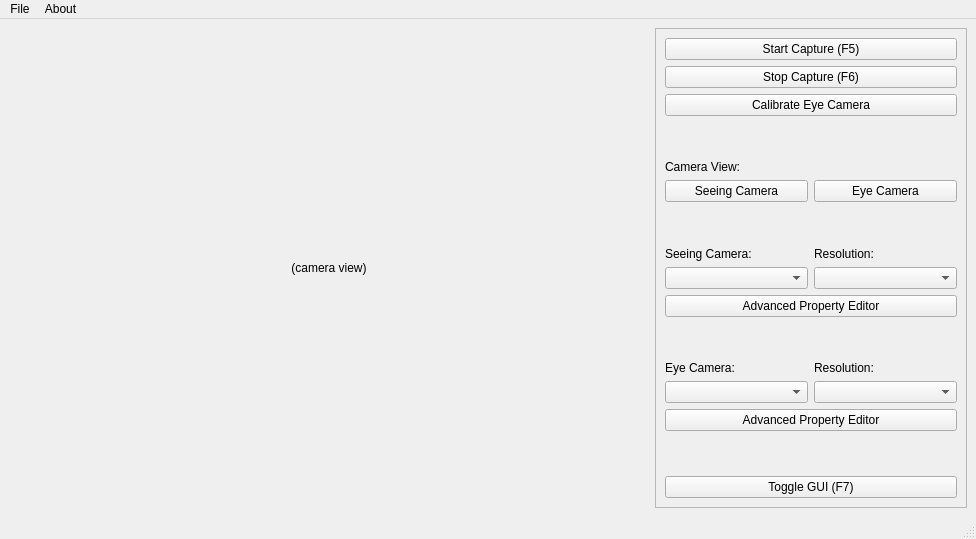
<?xml version="1.0" encoding="UTF-8"?>
<ui version="4.0">
 <class>MainWindow</class>
 <widget class="QMainWindow" name="MainWindow">
  <property name="geometry">
   <rect>
    <x>0</x>
    <y>0</y>
    <width>976</width>
    <height>539</height>
   </rect>
  </property>
  <property name="minimumSize">
   <size>
    <width>720</width>
    <height>0</height>
   </size>
  </property>
  <property name="windowTitle">
   <string>Python Eye Capture</string>
  </property>
  <widget class="QWidget" name="centralwidget">
   <layout class="QGridLayout" name="gridLayout_3">
    <item row="0" column="1">
     <widget class="QScrollArea" name="scrollArea">
      <property name="widgetResizable">
       <bool>true</bool>
      </property>
      <widget class="QWidget" name="scrollAreaWidgetContents">
       <property name="geometry">
        <rect>
         <x>0</x>
         <y>0</y>
         <width>230</width>
         <height>478</height>
        </rect>
       </property>
       <layout class="QVBoxLayout" name="verticalLayout">
        <item>
         <layout class="QGridLayout" name="gridLayout">
          <item row="9" column="0" colspan="2">
           <widget class="QPushButton" name="pushButton_3">
            <property name="text">
             <string>Advanced Property Editor</string>
            </property>
           </widget>
          </item>
          <item row="12" column="0">
           <widget class="QComboBox" name="eye_cam_combo_box"/>
          </item>
          <item row="5" column="1">
           <widget class="QPushButton" name="pushButton_2">
            <property name="text">
             <string>Eye Camera</string>
            </property>
           </widget>
          </item>
          <item row="4" column="0" colspan="2">
           <widget class="QLabel" name="cam_view_label">
            <property name="text">
             <string>Camera View:</string>
            </property>
            <property name="alignment">
             <set>Qt::AlignBottom|Qt::AlignLeading|Qt::AlignLeft</set>
            </property>
           </widget>
          </item>
          <item row="5" column="0">
           <widget class="QPushButton" name="pushButton">
            <property name="text">
             <string>Seeing Camera</string>
            </property>
           </widget>
          </item>
          <item row="8" column="0">
           <widget class="QComboBox" name="seeing_cam_combo_box"/>
          </item>
          <item row="2" column="0" colspan="2">
           <widget class="QPushButton" name="calibrate_btn">
            <property name="text">
             <string>Calibrate Eye Camera</string>
            </property>
           </widget>
          </item>
          <item row="7" column="1">
           <widget class="QLabel" name="seeing_res_label">
            <property name="sizePolicy">
             <sizepolicy hsizetype="Minimum" vsizetype="Minimum">
              <horstretch>0</horstretch>
              <verstretch>0</verstretch>
             </sizepolicy>
            </property>
            <property name="text">
             <string>Resolution:</string>
            </property>
            <property name="alignment">
             <set>Qt::AlignBottom|Qt::AlignLeading|Qt::AlignLeft</set>
            </property>
           </widget>
          </item>
          <item row="7" column="0">
           <widget class="QLabel" name="seeing_cam_label">
            <property name="text">
             <string>Seeing Camera:</string>
            </property>
            <property name="alignment">
             <set>Qt::AlignBottom|Qt::AlignLeading|Qt::AlignLeft</set>
            </property>
           </widget>
          </item>
          <item row="11" column="0">
           <widget class="QLabel" name="eye_cam_label">
            <property name="text">
             <string>Eye Camera:</string>
            </property>
            <property name="alignment">
             <set>Qt::AlignBottom|Qt::AlignLeading|Qt::AlignLeft</set>
            </property>
           </widget>
          </item>
          <item row="12" column="1">
           <widget class="QComboBox" name="eye_res_combo_box"/>
          </item>
          <item row="8" column="1">
           <widget class="QComboBox" name="seeing_res_combo_box"/>
          </item>
          <item row="11" column="1">
           <widget class="QLabel" name="eye_res_label">
            <property name="text">
             <string>Resolution:</string>
            </property>
            <property name="alignment">
             <set>Qt::AlignBottom|Qt::AlignLeading|Qt::AlignLeft</set>
            </property>
            <property name="wordWrap">
             <bool>false</bool>
            </property>
           </widget>
          </item>
          <item row="13" column="0" colspan="2">
           <widget class="QPushButton" name="pushButton_4">
            <property name="text">
             <string>Advanced Property Editor</string>
            </property>
           </widget>
          </item>
          <item row="1" column="0" colspan="2">
           <widget class="QPushButton" name="stop_cap_btn">
            <property name="sizePolicy">
             <sizepolicy hsizetype="Minimum" vsizetype="Fixed">
              <horstretch>0</horstretch>
              <verstretch>0</verstretch>
             </sizepolicy>
            </property>
            <property name="text">
             <string>Stop Capture (F6)</string>
            </property>
           </widget>
          </item>
          <item row="0" column="0" colspan="2">
           <widget class="QPushButton" name="start_cap_btn">
            <property name="text">
             <string>Start Capture (F5)</string>
            </property>
           </widget>
          </item>
          <item row="15" column="0" colspan="2">
           <widget class="QPushButton" name="toggle_gui_btn">
            <property name="text">
             <string>Toggle GUI (F7)</string>
            </property>
           </widget>
          </item>
          <item row="3" column="0" colspan="2">
           <spacer name="verticalSpacer">
            <property name="orientation">
             <enum>Qt::Vertical</enum>
            </property>
            <property name="sizeHint" stdset="0">
             <size>
              <width>20</width>
              <height>40</height>
             </size>
            </property>
           </spacer>
          </item>
          <item row="14" column="0" colspan="2">
           <spacer name="verticalSpacer_2">
            <property name="orientation">
             <enum>Qt::Vertical</enum>
            </property>
            <property name="sizeHint" stdset="0">
             <size>
              <width>20</width>
              <height>40</height>
             </size>
            </property>
           </spacer>
          </item>
          <item row="10" column="0" colspan="2">
           <spacer name="verticalSpacer_4">
            <property name="orientation">
             <enum>Qt::Vertical</enum>
            </property>
            <property name="sizeHint" stdset="0">
             <size>
              <width>20</width>
              <height>40</height>
             </size>
            </property>
           </spacer>
          </item>
          <item row="6" column="0" colspan="2">
           <spacer name="verticalSpacer_3">
            <property name="orientation">
             <enum>Qt::Vertical</enum>
            </property>
            <property name="sizeHint" stdset="0">
             <size>
              <width>20</width>
              <height>40</height>
             </size>
            </property>
           </spacer>
          </item>
         </layout>
        </item>
       </layout>
      </widget>
     </widget>
    </item>
    <item row="0" column="0">
     <widget class="QLabel" name="cam_view">
      <property name="minimumSize">
       <size>
        <width>640</width>
        <height>480</height>
       </size>
      </property>
      <property name="text">
       <string>(camera view)</string>
      </property>
      <property name="alignment">
       <set>Qt::AlignCenter</set>
      </property>
     </widget>
    </item>
   </layout>
  </widget>
  <widget class="QMenuBar" name="menubar">
   <property name="geometry">
    <rect>
     <x>0</x>
     <y>0</y>
     <width>976</width>
     <height>21</height>
    </rect>
   </property>
   <widget class="QMenu" name="menuFile">
    <property name="title">
     <string>File</string>
    </property>
    <addaction name="action_coming_soon"/>
   </widget>
   <widget class="QMenu" name="menuAbout">
    <property name="title">
     <string>About</string>
    </property>
    <addaction name="action_coming_soon_2"/>
   </widget>
   <addaction name="menuFile"/>
   <addaction name="menuAbout"/>
  </widget>
  <widget class="QStatusBar" name="statusbar"/>
  <action name="action_coming_soon">
   <property name="text">
    <string>(coming soon!)</string>
   </property>
  </action>
  <action name="action_coming_soon_2">
   <property name="text">
    <string>(coming soon!)</string>
   </property>
  </action>
 </widget>
 <resources/>
 <connections>
  <connection>
   <sender>start_cap_btn</sender>
   <signal>released()</signal>
   <receiver>cam_view</receiver>
   <slot>show()</slot>
   <hints>
    <hint type="sourcelabel">
     <x>872</x>
     <y>51</y>
    </hint>
    <hint type="destinationlabel">
     <x>368</x>
     <y>269</y>
    </hint>
   </hints>
  </connection>
  <connection>
   <sender>stop_cap_btn</sender>
   <signal>pressed()</signal>
   <receiver>cam_view</receiver>
   <slot>hide()</slot>
   <hints>
    <hint type="sourcelabel">
     <x>872</x>
     <y>80</y>
    </hint>
    <hint type="destinationlabel">
     <x>368</x>
     <y>269</y>
    </hint>
   </hints>
  </connection>
  <connection>
   <sender>seeing_cam_combo_box</sender>
   <signal>activated(int)</signal>
   <receiver>cam_view</receiver>
   <slot>update()</slot>
   <hints>
    <hint type="sourcelabel">
     <x>872</x>
     <y>233</y>
    </hint>
    <hint type="destinationlabel">
     <x>368</x>
     <y>269</y>
    </hint>
   </hints>
  </connection>
  <connection>
   <sender>eye_cam_combo_box</sender>
   <signal>activated(int)</signal>
   <receiver>cam_view</receiver>
   <slot>update()</slot>
   <hints>
    <hint type="sourcelabel">
     <x>872</x>
     <y>384</y>
    </hint>
    <hint type="destinationlabel">
     <x>368</x>
     <y>269</y>
    </hint>
   </hints>
  </connection>
 </connections>
</ui>
